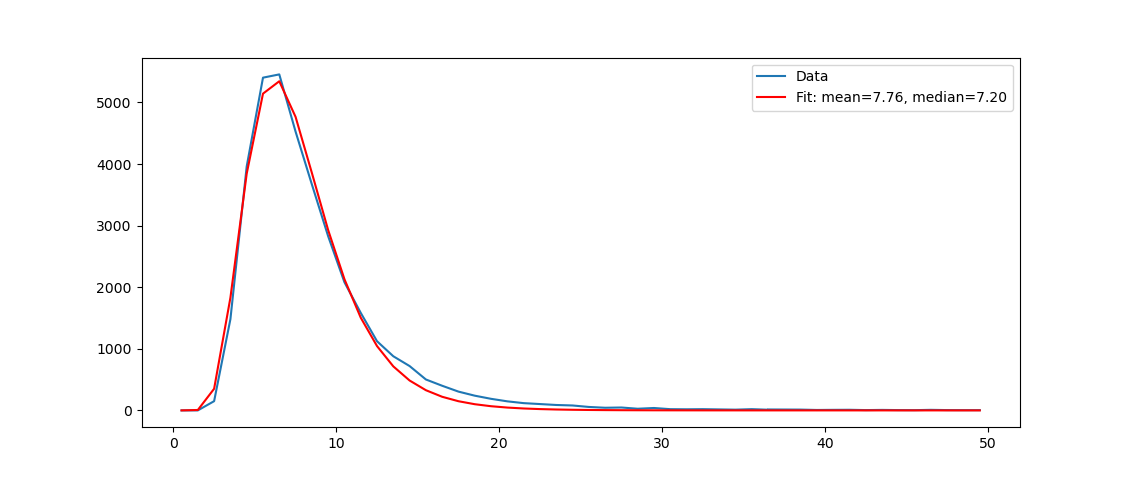

This chart was generated by the following Python code:
# -*- coding: utf-8 -*-
"""
Created on Mon Nov 30 08:52:44 2020

@author: iant

LOG NORM
"""
import numpy as np
import matplotlib.pyplot as plt
import scipy

data = np.array([
[0.5, 0],
[1.5, 0],
[2.5, 150],
[3.5, 1481],
[4.5, 3962],
[5.5, 5403],
[6.5, 5456],
[7.5, 4527],
[8.5, 3670],
[9.5, 2828],
[10.5, 2081],
[11.5, 1584],
[12.5, 1123],
[13.5, 879],
[14.5, 720], 
[15.5, 502],
[16.5, 400],
[17.5, 305],
[18.5, 239],
[19.5, 188],
[20.5, 147],
[21.5, 118],
[22.5, 103],
[23.5, 88],
[24.5, 80],
[25.5, 56],
[26.5, 43],
[27.5, 47],
[28.5, 27],
[29.5, 39],
[30.5, 20],
[31.5, 18],
[32.5, 20],
[33.5, 16],
[34.5, 12],
[35.5, 20],
[36.5, 11],
[36.5, 15],
[38.5, 13],
[39.5, 7],
[40.5, 9],
[41.5, 10],
[42.5, 5],
[43.5, 8],
[44.5, 5], 
[45.5, 4],
[46.5, 9],
[47.5, 5],
[48.5, 4],
[49.5, 4],
])

x = data[:, 0]
y =data[:, 1]

def log_fit( x, a, mu, sigma ): #define function to fit - here it is the PDF of the log normal distribution
    return (a / x) * (1. / (sigma * np.sqrt( 2. * np.pi ) )) * np.exp( -( np.log( x ) - mu )**2 / ( 2. * sigma**2 ) )

#find best parameters based on a reasonable first guess
a, mu, sigma = scipy.optimize.curve_fit( log_fit, x, y, p0=[4.5, 2.5, 1.])[0]

mean = np.exp(mu + sigma**2 / 2.0) #find mean using equation from wikipedia
median = np.exp(mu) #find median

sample_dist_fit = log_fit(x, a, mu, sigma)
print(a, mu, sigma)
print(mean)
print(median)

plt.plot(x, y, label="Data")
plt.plot(x, sample_dist_fit, "r", label="Fit: mean=%0.2f, median=%0.2f" %(mean, median))

plt.legend()
